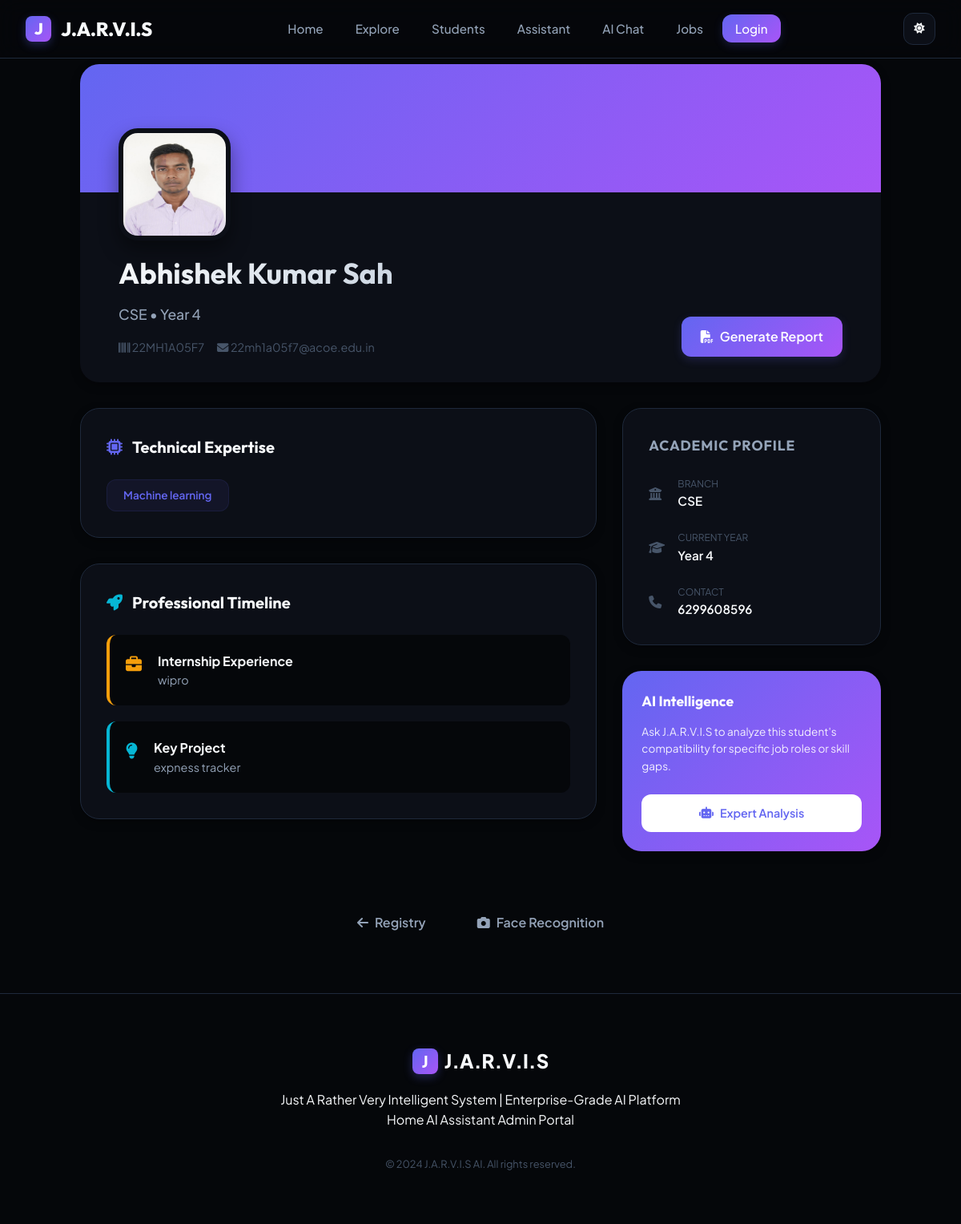
The page /student/7 on the database its author committed.
### models.py (models this page shows, shortened)
class Student(db.Model):
    __tablename__ = 'student'
    id = db.Column(db.Integer, primary_key=True)
    name = db.Column(db.String(100), nullable=False)
    roll_no = db.Column(db.String(20), unique=True, nullable=False)
    department = db.Column(db.String(50), nullable=False)
    year = db.Column(db.Integer, nullable=False)
    email = db.Column(db.String(100), unique=True)
    phone = db.Column(db.String(15))
    _skills = db.Column('skills', db.Text, default='[]')
    _projects = db.Column('projects', db.Text, default='[]')
    _internships = db.Column('internships', db.Text, default='[]')
    image_path = db.Column(db.String(200))
    _face_embedding = db.Column('face_embedding', db.LargeBinary)
    _text_embedding = db.Column('text_embedding', db.LargeBinary)
    created_at = db.Column(db.DateTime, default=datetime.utcnow)
    updated_at = db.Column(db.DateTime, default=datetime.utcnow, onupdate=datetime.utcnow)
    @property
    def skills(self):
        return json.loads(self._skills) if self._skills else []
    @skills.setter
    def skills(self, value):
        self._skills = json.dumps(value) if value else '[]'
    @property
    def projects(self):
        return json.loads(self._projects) if self._projects else []
    @projects.setter
    def projects(self, value):
        self._projects = json.dumps(value) if value else '[]'
    @property
    def internships(self):
        return json.loads(self._internships) if self._internships else []
    @internships.setter
    def internships(self, value):
        self._internships = json.dumps(value) if value else '[]'
    @property
    def face_embedding(self):
        return pickle.loads(self._face_embedding) if self._face_embedding else None
    @face_embedding.setter
    def face_embedding(self, value):
        if value is not None:
            self._face_embedding = pickle.dumps(value)
        else:
            self._face_embedding = None
    @property
    def text_embedding(self):
        return pickle.loads(self._text_embedding) if self._text_embedding else None
    @text_embedding.setter
    def text_embedding(self, value):
        if value is not None:
            self._text_embedding = pickle.dumps(value)
        else:
            self._text_embedding = None

### routes/student.py (the view)
@student_bp.route('/student/<int:id>')
def profile(id):
    student = Student.query.get_or_404(id)
    return render_template('explore/profile.html', student=student)

### templates/explore/profile.html (shortened to what this page needs)
{% extends 'base.html' %}
{% block content %}
<div style="max-width: 1000px; margin: 0 auto; padding-bottom: 4rem;">
    <div class="jarvis-card" style="padding: 0; margin-bottom: 2rem; overflow: hidden; border: none;">
        <div style="height: 160px; background: var(--grad-primary); position: relative;">
            <div
                style="position: absolute; bottom: -60px; left: 3rem; width: 140px; height: 140px; border-radius: var(--radius-xl); border: 6px solid var(--bg-card); overflow: hidden; background: var(--bg-page); box-shadow: var(--shadow-lg);">
                {% if student.image_path %}
                <img src="{{ url_for('static', filename=student.image_path) }}" alt="{{ student.name }}"
                    style="width: 100%; height: 100%; object-fit: cover;">
                {% else %}
                <div
                    style="width: 100%; height: 100%; display: flex; align-items: center; justify-content: center; font-size: 3rem; background: var(--bg-page); font-weight: 800; color: var(--primary);">
                    {{ student.name[0] }}
                </div>
                {% endif %}
            </div>
        </div>
        <div
            style="padding: 4.5rem 3rem 2rem; display: flex; justify-content: space-between; align-items: flex-end; gap: 2rem; flex-wrap: wrap;">
            <div>
                <h1
                    style="font-size: 2.25rem; margin-bottom: 0.5rem; background: var(--grad-text); -webkit-background-clip: text; background-clip: text; -webkit-text-fill-color: transparent;">
                    {{ student.name }}
                </h1>
                <p style="color: var(--text-muted); font-size: 1.1rem; font-weight: 500;">
                    {{ student.department }} • Year {{ student.year }}
                </p>
                <div style="display: flex; gap: 1rem; margin-top: 1rem; color: var(--text-dim); font-size: 0.9rem;">
                    <span><i class="fas fa-barcode"></i> {{ student.roll_no }}</span>
                    <span><i class="fas fa-envelope"></i> {{ student.email or 'No email' }}</span>
                </div>
            </div>
            <div style="display: flex; gap: 1rem;">
                <a href="{{ url_for('student.download_pdf', id=student.id) }}" class="btn btn-primary"
                    style="padding: 0.75rem 1.5rem;">
                    <i class="fas fa-file-pdf"></i> Generate Report
                </a>
            </div>
        </div>
    </div>
    <div style="display: grid; grid-template-columns: 2fr 1fr; gap: 2rem;">
        <div style="display: flex; flex-direction: column; gap: 2rem;">
            {% if student.skills %}
            <div class="jarvis-card" style="padding: 2rem;">
                <h3
                    style="font-size: 1.25rem; margin-bottom: 1.5rem; display: flex; align-items: center; gap: 0.75rem;">
                    <i class="fas fa-microchip" style="color: var(--primary);"></i> Technical Expertise
                </h3>
                <div style="display: flex; flex-wrap: wrap; gap: 0.75rem;">
                    {% for skill in student.skills %}
                    <span
                        style="background: rgba(99, 102, 241, 0.08); color: var(--primary); font-weight: 600; font-size: 0.85rem; padding: 0.5rem 1.25rem; border-radius: var(--radius-md); border: 1px solid rgba(99, 102, 241, 0.1);">
                        {{ skill }}
                    </span>
                    {% endfor %}
                </div>
            </div>
            {% endif %}
            {% if student.projects or student.internships %}
            <div class="jarvis-card" style="padding: 2rem;">
                <h3
                    style="font-size: 1.25rem; margin-bottom: 1.5rem; display: flex; align-items: center; gap: 0.75rem;">
                    <i class="fas fa-rocket" style="color: var(--secondary);"></i> Professional Timeline
                </h3>
                <div style="display: flex; flex-direction: column; gap: 1.25rem;">
                    {% for internship in student.internships %}
                    <div
                        style="display: flex; gap: 1.25rem; padding: 1.25rem; background: var(--bg-page); border-radius: var(--radius-md); border-left: 4px solid var(--warning);">
                        <div style="font-size: 1.25rem; color: var(--warning);"><i class="fas fa-briefcase"></i></div>
                        <div>
                            <div style="font-weight: 700; color: var(--text-main);">Internship Experience</div>
                            <div style="color: var(--text-muted); font-size: 0.9rem;">{{ internship }}</div>
                        </div>
                    </div>
                    {% endfor %}
                    {% for project in student.projects %}
                    <div
                        style="display: flex; gap: 1.25rem; padding: 1.25rem; background: var(--bg-page); border-radius: var(--radius-md); border-left: 4px solid var(--secondary);">
                        <div style="font-size: 1.25rem; color: var(--secondary);"><i class="fas fa-lightbulb"></i></div>
                        <div>
                            <div style="font-weight: 700; color: var(--text-main);">Key Project</div>
                            <div style="color: var(--text-muted); font-size: 0.9rem;">{{ project }}</div>
                        </div>
                    </div>
                    {% endfor %}
                </div>
            </div>
            {% endif %}
        </div>
        <div style="display: flex; flex-direction: column; gap: 2rem;">
            <div class="jarvis-card" style="padding: 2rem;">
                <h3
                    style="font-size: 1.1rem; margin-bottom: 1.5rem; color: var(--text-muted); text-transform: uppercase; letter-spacing: 0.05em;">
                    Academic Profile</h3>
                <div style="display: flex; flex-direction: column; gap: 1.5rem;">
                    <div style="display: flex; align-items: center; gap: 1rem;">
                        <i class="fas fa-university" style="width: 20px; color: var(--text-dim);"></i>
                        <div>
                            <div style="font-size: 0.75rem; color: var(--text-dim);">BRANCH</div>
                            <div style="font-weight: 600; font-size: 0.95rem;">{{ student.department }}</div>
                        </div>
                    </div>
                    <div style="display: flex; align-items: center; gap: 1rem;">
                        <i class="fas fa-graduation-cap" style="width: 20px; color: var(--text-dim);"></i>
                        <div>
                            <div style="font-size: 0.75rem; color: var(--text-dim);">CURRENT YEAR</div>
                            <div style="font-weight: 600; font-size: 0.95rem;">Year {{ student.year }}</div>
                        </div>
                    </div>
                    {% if student.phone %}
                    <div style="display: flex; align-items: center; gap: 1rem;">
                        <i class="fas fa-phone" style="width: 20px; color: var(--text-dim);"></i>
                        <div>
                            <div style="font-size: 0.75rem; color: var(--text-dim);">CONTACT</div>
                            <div style="font-weight: 600; font-size: 0.95rem;">{{ student.phone }}</div>
                        </div>
                    </div>
                    {% endif %}
                </div>
            </div>
            <div class="jarvis-card"
                style="padding: 1.5rem; background: var(--grad-primary); color: white; border: none;">
                <h4 style="font-size: 1.1rem; margin-bottom: 0.75rem;">AI Intelligence</h4>
                <p style="font-size: 0.85rem; opacity: 0.9; margin-bottom: 1.5rem;">Ask J.A.R.V.I.S to analyze this
                    student's compatibility for specific job roles or skill gaps.</p>
                <a href="{{ url_for('chat.chat') }}" class="btn"
                    style="width: 100%; background: white; color: var(--primary); justify-content: center; font-size: 0.9rem;">
                    <i class="fas fa-robot"></i> Expert Analysis
                </a>
            </div>
        </div>
    </div>
    <div style="margin-top: 4rem; display: flex; justify-content: center; gap: 1rem;">
        <a href="{{ url_for('student.all_students') }}" class="btn" style="color: var(--text-muted);">
            <i class="fas fa-arrow-left"></i> Registry
        </a>
        <a href="{{ url_for('student.explore') }}" class="btn" style="color: var(--text-muted);">
            <i class="fas fa-camera"></i> Face Recognition
        </a>
    </div>
</div>
{% endblock %}

### static/css/style.css (style rules this page uses)
:root { --primary: #6366f1; --primary-light: #818cf8; --primary-dark: #4f46e5; --secondary: #06b6d4; --accent: #ec4899; --success: #10b981; --warning: #f59e0b; --error: #ef4444; --info: #3b82f6; --bg-page: #f8fafc; --bg-card: #ffffff; --bg-nav: rgba(255, 255, 255, 0.8); --text-main: #0f172a; --text-muted: #64748b; --text-dim: #94a3b8; --border: #e2e8f0; --border-dim: #f1f5f9; --grad-primary: linear-gradient(135deg, #6366f1 0%, #a855f7 100%); --grad-surface: linear-gradient(135deg, rgba(255, 255, 255, 0.1) 0%, rgba(255, 255, 255, 0.05) 100%); --grad-text: linear-gradient(135deg, #0f172a 0%, #334155 100%); --shadow-sm: 0 2px 4px rgba(0, 0, 0, 0.02); --shadow-md: 0 4px 12px rgba(0, 0, 0, 0.05); --shadow-lg: 0 12px 24px rgba(0, 0, 0, 0.08); --shadow-xl: 0 20px 48px rgba(0, 0, 0, 0.12); --shadow-glass: 0 8px 32px rgba(0, 0, 0, 0.04); --radius-sm: 8px; --radius-md: 12px; --radius-lg: 18px; --radius-xl: 24px; --radius-full: 9999px; --transition: all 0.3s cubic-bezier(0.4, 0, 0.2, 1); --font-main: 'Plus Jakarta Sans', sans-serif; --font-heading: 'Outfit', sans-serif; }
[data-theme="dark"] { --bg-page: #05070a; --bg-card: #0c0f17; --bg-nav: rgba(5, 7, 10, 0.8); --text-main: #f8fafc; --text-muted: #94a3b8; --text-dim: #475569; --border: #1e293b; --border-dim: #0f172a; --grad-text: linear-gradient(135deg, #f8fafc 0%, #cbd5e1 100%); --shadow-md: 0 4px 12px rgba(0, 0, 0, 0.3); --shadow-lg: 0 12px 24px rgba(0, 0, 0, 0.4); --shadow-xl: 0 20px 48px rgba(0, 0, 0, 0.5); }
* { margin: 0; padding: 0; box-sizing: border-box; }
body { font-family: var(--font-main); background-color: var(--bg-page); color: var(--text-main); line-height: 1.6; overflow-x: hidden; min-height: 100vh; }
h1, h2, h3, h4, h5, h6 { font-family: var(--font-heading); font-weight: 700; }
a { text-decoration: none; color: inherit; transition: var(--transition); }
.jarvis-card { background: var(--bg-card); border: 1px solid var(--border); border-radius: var(--radius-xl); padding: 2.5rem; text-align: left; transition: var(--transition); position: relative; overflow: hidden; box-shadow: var(--shadow-md); }
.btn { padding: 0.75rem 1.5rem; border-radius: var(--radius-md); font-weight: 600; display: inline-flex; align-items: center; gap: 0.5rem; cursor: pointer; transition: var(--transition); border: none; }
.btn-primary { background: var(--grad-primary); color: white; box-shadow: 0 4px 12px rgba(99, 102, 241, 0.2); }

### rows shown on the page
Student: image_path (picture), name "Abhishek Kumar Sah", department "CSE", year "4", roll_no "22MH1A05F7", email "22mh1a05f7@acoe.edu.in", phone "6299608596"

### other values the page prints
{{ skill }} "Machine learning"
{{ internship }} "wipro"
{{ project }} "expness tracker"
